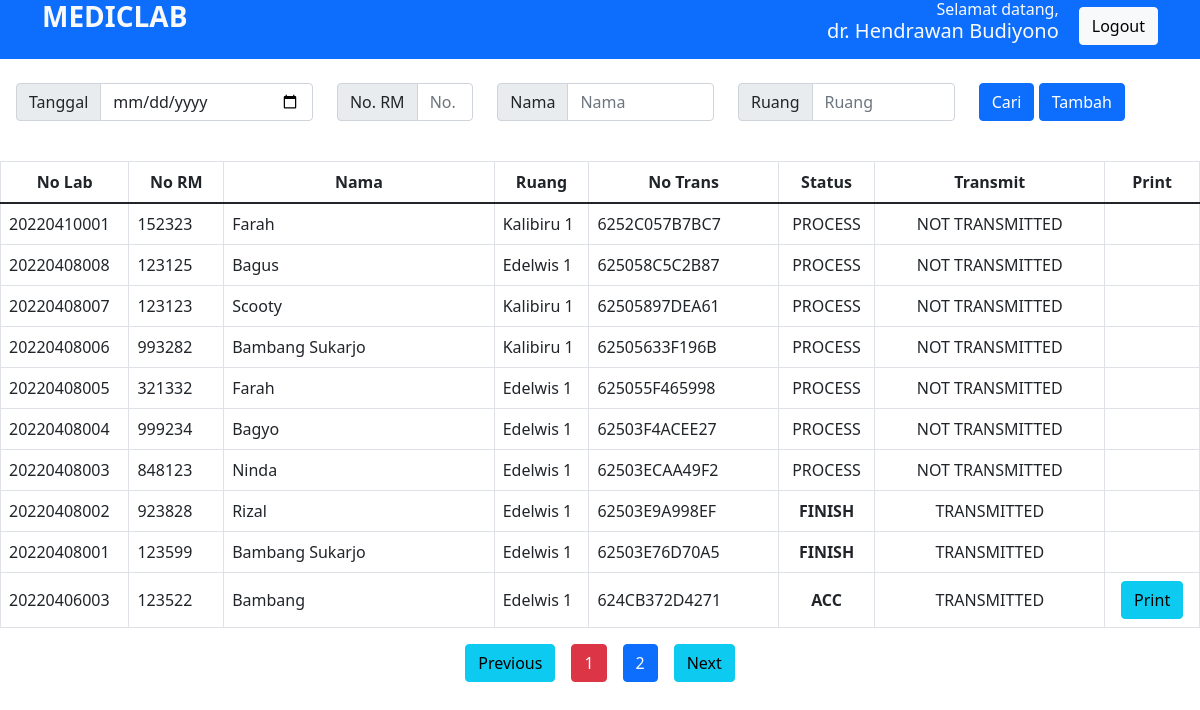
/worklist.php (signed in), run on the app's committed database.
### tables this page shows
CREATE TABLE `users` (
  `username` varchar(50) NOT NULL,
  `password` varchar(50) NOT NULL,
  `name` varchar(50) NOT NULL,
  `jabatan` enum('petugas','validator') NOT NULL
);

CREATE TABLE `report` (
  `nota` varchar(13) NOT NULL,
  `nolab` varchar(11) NOT NULL,
  `norm` varchar(6) NOT NULL,
  `date_report` datetime NOT NULL,
  `date_finish` datetime DEFAULT NULL,
  `date_acc` datetime DEFAULT NULL,
  `transmit` tinyint(1) NOT NULL,
  `nik` char(17) NOT NULL,
  `name_patient` varchar(255) NOT NULL,
  `birthdate` date NOT NULL,
  `gender` enum('L','P') NOT NULL,
  `address` varchar(255) NOT NULL,
  `room` varchar(25) NOT NULL,
  `class` enum('A','B','C') NOT NULL,
  `status` enum('bpjs','reguler') NOT NULL,
  `desc_clinic` varchar(255) NOT NULL,
  `phone` varchar(18) NOT NULL,
  `reqdoc` varchar(255) NOT NULL,
  `accdoc` varchar(50) NOT NULL,
  `petugas` varchar(50) NOT NULL,
  `kesan` varchar(255) NOT NULL,
  `pesan` varchar(255) NOT NULL,
  `sample` enum('normal','ikterik','lisis','lipemik') NOT NULL,
  `sample_category` enum('hematologi') NOT NULL,
  `notes` varchar(255) NOT NULL,
  `paket` varchar(25) NOT NULL
);

CREATE TABLE `room` (
  `room_kd` varchar(10) NOT NULL,
  `room_name` varchar(50) NOT NULL
);

### worklist.php (the view, shortened to what this page needs)
<?php
include 'config.php';
if (isset($_SESSION['username'])) {
    $username = $_SESSION['username'];
    $sql = "SELECT * FROM users WHERE username='$username'";
    $result = mysqli_query($conn, $sql);
    if ($result->num_rows > 0) {
        $row = mysqli_fetch_assoc($result);
        $name = $row['name'];
    }
} else {
    header("Location: ./");
}
$range = 10;
$page = isset($_GET['page']) ? (int)$_GET['page'] : 1;
$first_page = ($page > 1) ? ($page * $range) - $range : 0;
$next = $page + 1;
if (isset($_GET['date']) && isset($_GET['norm']) && isset($_GET['name_patient']) && isset($_GET['room'])) {
    $date = $_GET['date'];
    $norm = $_GET['norm'];
    $name_patient = $_GET['name_patient'];
    $room = $_GET['room'];
    $sqlReport = "SELECT * FROM report LEFT JOIN room ON report.room=room.room_kd
        WHERE name_patient LIKE '%$name_patient%' AND date_report LIKE '$date%'
        AND norm LIKE '%$norm%' AND room LIKE '%$room%' ORDER BY nota DESC limit $first_page, $range";
    $resultReport = mysqli_query($conn, $sqlReport);
    $totalDataSql = "SELECT * FROM report LEFT JOIN room ON report.room=room.room_kd
        WHERE name_patient LIKE '%$name_patient%' AND date_report LIKE '$date%'
        AND norm LIKE '%$norm%' AND room LIKE '%$room%' ORDER BY nota DESC";
    $totalDataQuery = mysqli_query($conn, $totalDataSql);
    $total_data = mysqli_num_rows($totalDataQuery);
    $total_page = ceil($total_data / $range);
} else {
    $sqlReport = "SELECT * FROM report LEFT JOIN room ON report.room=room.room_kd ORDER BY nota DESC limit $first_page, $range";
    $resultReport = mysqli_query($conn, $sqlReport);
    $totalDataSql = "SELECT nota FROM report";
    $totalDataQuery = mysqli_query($conn, $totalDataSql);
    $total_data = mysqli_num_rows($totalDataQuery);
    $total_page = ceil($total_data / $range);
}
?>
<!DOCTYPE html>
<html>
<head>
    <link href="css/style-main.css" rel="stylesheet">
    <link href="css/bootstrap.min.css" rel="stylesheet">
</head>
<body>
    <div class="header bg-primary pb-2">
        <div class="container d-flex justify-content-between">
            <a href="./">
                <h3 class="text-light"><b>MEDICLAB</b></h3>
            </a>
            <div class="d-flex align-items-center">
                <div class="mr-4 text-light text-name text-end">
                    <h6 class="m-0">Selamat datang,</h6>
                    <h5><?= $name ?></h5>
                </div>
                <a href="logout.php"><button class="btn btn-light">Logout</button></a>
            </div>
        </div>
    </div>
    <div class="ps-3 px-4">
        <form method="GET" action="worklist.php" class="row mt-2 mb-4 ">
            <div class="col-10 row pt-3">
                <div class="col-6 col-lg-4">
                    <div class="input-group input-group-default mb-3">
                        <span class="input-group-text">Tanggal</span>
                        <input value="<?= $_GET['date']; ?>" name="date" type="date" class="form-control" id="inlineFormInputGroupDate" placeholder="Tanggal">
                    </div>
                </div>
                <div class="col-6 col-lg-2">
                    <div class="input-group input-group-default mb-3">
                        <span class="input-group-text">No. RM</span>
                        <input value="<?= $_GET['norm']; ?>" name="norm" type="text" class="form-control" id="inlineFormInputGroupRegistNumber" placeholder="No. RM">
                    </div>
                </div>
                <div class="col-6 col-lg-3">
                    <div class="input-group input-group-default mb-3">
                        <span class="input-group-text">Nama</span>
                        <input value="<?= $_GET['name_patient']; ?>" name="name_patient" type="text" class="form-control" id="inlineFormInputGroupName" placeholder="Nama">
                    </div>
                </div>
                <div class="col-6 col-lg-3">
                    <div class="input-group input-group-default mb-3">
                        <span class="input-group-text">Ruang</span>
                        <input value="<?= $_GET['room']; ?>" name="room" type="text" class="form-control" id="inlineFormInputGroupRoom" placeholder="Ruang">
                    </div>
                </div>
            </div>
            <div class="col-2 col">
                <input type="submit" value="Cari" class="btn btn-primary mt-3" />
                <a href="./add_patient.php" class="btn btn-primary mt-3" type="submit" class="btn btn-primary">Tambah</a class="btn btn-primary">
            </div>
        </form>
    </div>
    <?php if (mysqli_num_rows($resultReport) == 0) { ?>
        <hr>
        <div class="d-flex align-items-center ps-3 pe-3" style="min-height:300px">
            <div class="box w-100 text-center">
                <img src="assets/folder_off_black_24dp.svg" alt="empty" class="img-empty">
                <h3 class="mt-2">Data tidak ditemukan.</h3>
            </div>
        </div>
    <?php } else { ?>
        <div class="table-responsive-lg">
            <div style="min-height: 400px;">
                <table class="table table-bordered align-middle ">
                    <thead>
                        <tr>
                            <th scope="col" class="text-center" width="7%">No Lab</th>
                            <th scope="col" class="text-center" width="7%">No RM</th>
                            <th scope="col" class="text-center" width="20%">Nama</th>
                            <th scope="col" class="text-center" width="7%">Ruang</th>
                            <th scope="col" class="text-center" width="14%">No Trans</th>
                            <th scope="col" class="text-center" width="7%">Status</th>
                            <th scope="col" class="text-center" width="17%">Transmit</th>
                            <th scope="col" class="text-center" width="7%">Print</th>
                        </tr>
                    </thead>
                    <tbody>
                        <?php foreach ($resultReport as $dataReport) : ?>
                            <tr>
                                <td onclick="onClickTable('<?= $dataReport['nota']; ?>')"><?= $dataReport['nolab'] ?></td>
                                <td onclick="onClickTable('<?= $dataReport['nota']; ?>')"><?= $dataReport['norm']; ?></td>
                                <td onclick="onClickTable('<?= $dataReport['nota']; ?>')"><?= $dataReport['name_patient']; ?></td>
                                <td onclick="onClickTable('<?= $dataReport['nota']; ?>')"><?= $dataReport['room_name']; ?></td>
                                <td onclick="onClickTable('<?= $dataReport['nota']; ?>')"><?= $dataReport['nota']; ?></td>
                                <td onclick="onClickTable('<?= $dataReport['nota']; ?>')" class="text-center">
                                    <?php if ($dataReport['date_finish'] != null && $dataReport['date_acc'] == null) {
                                        echo "<b>FINISH</b>";
                                    } else if ($dataReport['date_acc'] != null) {
                                        echo "<b class='text-succes'>ACC</b>";
                                    } else {
                                        echo 'PROCESS';
                                    } ?>
                                </td>
                                <td onclick="onClickTable('<?= $dataReport['nota']; ?>')" class="text-center">
                                    <?php if ($dataReport['transmit'] == 1) {
                                        echo 'TRANSMITTED';
                                    } else {
                                        echo 'NOT TRANSMITTED';
                                    } ?>
                                </td>
                                <td class="text-center">
                                    <?php if ($dataReport['date_acc'] != null) { ?>
                                        <a href="print.php?nota=<?= $dataReport['nota']; ?>" target="_blank" class="btn btn-info">
                                            Print
                                        </a>
                                    <?php } ?>
                                </td>
                            </tr>
                        <?php endforeach; ?>
                    </tbody>
                </table>
            </div>
        </div>
        <ul class="pagination justify-content-center mt-2">
            <li class="page-item me-2">
                <a class="btn btn-info" <?php if ($page > 1) {
                                        } ?>>
                    Previous
                </a>
            </li>
            <?php
            for ($x = 1; $x <= $total_page; $x++) {
            ?>
                <li class="page-item me-2 ms-2"><a class="btn <?php if ($x != $page) {
                                                                    echo 'btn-primary';
                                                                } else {
                                                                    echo 'btn-danger';
                                                                } ?>" href="<?php echo "?date=$_GET[date]&norm=$_GET[norm]&name_patient=$_GET[name_patient]&room=$_GET[room]&page=$x"; ?>">
                        <?php echo $x; ?>
                    </a></li>
            <?php
            }
            ?>
            <li class="page-item ms-2">
                <a class="btn btn-info" <?php if ($page < $total_page) {
                                            echo "href='?date=$_GET[date]&norm=$_GET[norm]&name_patient=$_GET[name_patient]&room=$_GET[room]&page=$next'";
                                        } ?>>Next</a>
            </li>
        </ul>
    <?php } ?>
</body>
</html>

### css/style-main.css (style rules this page uses)
a { text-decoration: none; }
@media screen and (min-width: 768px) { .text-name { display: block; } }

### data on the page
users: name "dr. Hendrawan Budiyono"
report: nolab "20220410001", norm "152323", name_patient "Farah", room.room_name "Kalibiru 1", nota "6252C057B7BC7", shows "PROCESS", transmit "NOT TRANSMITTED"
report: nolab "20220408008", norm "123125", name_patient "Bagus", room.room_name "Edelwis 1", nota "625058C5C2B87", shows "PROCESS", transmit "NOT TRANSMITTED"
report: nolab "20220408007", norm "123123", name_patient "Scooty", room.room_name "Kalibiru 1", nota "62505897DEA61", shows "PROCESS", transmit "NOT TRANSMITTED"
report: nolab "20220408006", norm "993282", name_patient "Bambang Sukarjo", room.room_name "Kalibiru 1", nota "62505633F196B", shows "PROCESS", transmit "NOT TRANSMITTED"
report: nolab "20220408005", norm "321332", name_patient "Farah", room.room_name "Edelwis 1", nota "625055F465998", shows "PROCESS", transmit "NOT TRANSMITTED"
report: nolab "20220408004", norm "999234", name_patient "Bagyo", room.room_name "Edelwis 1", nota "62503F4ACEE27", shows "PROCESS", transmit "NOT TRANSMITTED"
report: nolab "20220408003", norm "848123", name_patient "Ninda", room.room_name "Edelwis 1", nota "62503ECAA49F2", shows "PROCESS", transmit "NOT TRANSMITTED"
report: nolab "20220408002", norm "923828", name_patient "Rizal", room.room_name "Edelwis 1", nota "62503E9A998EF", shows "FINISH", transmit "TRANSMITTED"
report: nolab "20220408001", norm "123599", name_patient "Bambang Sukarjo", room.room_name "Edelwis 1", nota "62503E76D70A5", shows "FINISH", transmit "TRANSMITTED"
report: nolab "20220406003", norm "123522", name_patient "Bambang", room.room_name "Edelwis 1", nota "624CB372D4271", shows "ACC", transmit "TRANSMITTED"
